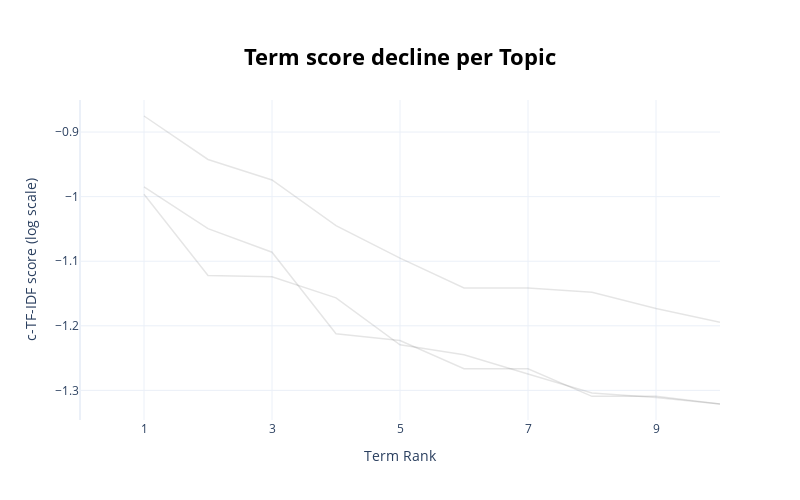

Here is the notebook cell this chart was saved with:
### Code cell
topic_model.visualize_term_rank(log_scale=True)

### Figure 1 — Plotly figure (JSON) as saved in the notebook; plotly's stock layout.template omitted (floating-point values rounded to 4 significant figures)
{"data": [{"hovertext": "<b>Topic -1</b>:at_en_og_med_har_af_for_de_var_til", "line": {"color": "black", "width": 1.5}, "mode": "lines+lines", "name": "", "opacity": 0.1, "type": "scatter", "x": [1, 2, 3, 4, 5, 6, 7, 8, 9, 10], "y": [-0.9848, -1.05, -1.086, -1.212, -1.223, -1.267, -1.267, -1.309, -1.309, -1.321]}, {"hovertext": "<b>Topic 0</b>:og_at_det_et_med_for_af_den_vi_en", "line": {"color": "black", "width": 1.5}, "mode": "lines+lines", "name": "", "opacity": 0.1, "type": "scatter", "x": [1, 2, 3, 4, 5, 6, 7, 8, 9, 10], "y": [-0.9964, -1.122, -1.124, -1.157, -1.229, -1.245, -1.275, -1.304, -1.311, -1.321]}, {"hovertext": "<b>Topic 1</b>:jeg_har_og_som_til_viden_data_på_py", "line": {"color": "black", "width": 1.5}, "mode": "lines+lines", "name": "", "opacity": 0.1, "type": "scatter", "x": [1, 2, 3, 4, 5, 6, 7, 8, 9, 10], "y": [-0.8752, -0.9424, -0.9741, -1.045, -1.095, -1.141, -1.141, -1.148, -1.173, -1.195]}], "layout": {"height": 500, "hoverlabel": {"bgcolor": "white", "font": {"family": "Rockwell", "size": 16}}, "showlegend": false, "title": {"font": {"color": "Black", "size": 22}, "text": "<b>Term score decline per Topic</b>", "x": 0.5, "xanchor": "center", "y": 0.9, "yanchor": "top"}, "width": 800, "xaxis": {"dtick": 2, "range": [0, 10], "tick0": 1, "title": {"text": "Term Rank"}}, "yaxis": {"title": {"text": "c-TF-IDF score (log scale)"}}}}
